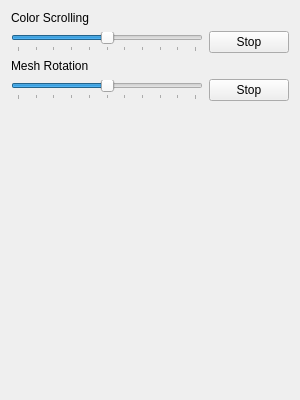
<ui version="4.0" >
 <class>AnimationPage</class>
 <widget class="QWidget" name="AnimationPage" >
  <property name="geometry" >
   <rect>
    <x>0</x>
    <y>0</y>
    <width>300</width>
    <height>400</height>
   </rect>
  </property>
  <property name="windowTitle" >
   <string>Animation</string>
  </property>
  <layout class="QVBoxLayout" >
   <item>
    <widget class="QLabel" name="labelScroll" >
     <property name="text" >
      <string>Color Scrolling</string>
     </property>
    </widget>
   </item>
   <item>
    <layout class="QHBoxLayout" >
     <item>
      <widget class="DoubleSlider" name="sliderScrolling" >
       <property name="sizePolicy" >
        <sizepolicy vsizetype="Fixed" hsizetype="Expanding" >
         <horstretch>1</horstretch>
         <verstretch>0</verstretch>
        </sizepolicy>
       </property>
       <property name="minimum" >
        <number>-100</number>
       </property>
       <property name="maximum" >
        <number>100</number>
       </property>
       <property name="orientation" >
        <enum>Qt::Horizontal</enum>
       </property>
       <property name="tickPosition" >
        <enum>QSlider::TicksBelow</enum>
       </property>
       <property name="tickInterval" >
        <number>20</number>
       </property>
      </widget>
     </item>
     <item>
      <widget class="QPushButton" name="stopScrolling" >
       <property name="text" >
        <string>Stop</string>
       </property>
      </widget>
     </item>
    </layout>
   </item>
   <item>
    <widget class="QLabel" name="labelAuto" >
     <property name="text" >
      <string>Mesh Rotation</string>
     </property>
    </widget>
   </item>
   <item>
    <layout class="QHBoxLayout" >
     <item>
      <widget class="DoubleSlider" name="sliderRotation" >
       <property name="sizePolicy" >
        <sizepolicy vsizetype="Fixed" hsizetype="Expanding" >
         <horstretch>1</horstretch>
         <verstretch>0</verstretch>
        </sizepolicy>
       </property>
       <property name="minimum" >
        <number>-100</number>
       </property>
       <property name="maximum" >
        <number>100</number>
       </property>
       <property name="orientation" >
        <enum>Qt::Horizontal</enum>
       </property>
       <property name="tickPosition" >
        <enum>QSlider::TicksBelow</enum>
       </property>
       <property name="tickInterval" >
        <number>20</number>
       </property>
      </widget>
     </item>
     <item>
      <widget class="QPushButton" name="stopRotation" >
       <property name="text" >
        <string>Stop</string>
       </property>
      </widget>
     </item>
    </layout>
   </item>
   <item>
    <spacer>
     <property name="orientation" >
      <enum>Qt::Vertical</enum>
     </property>
     <property name="sizeHint" stdset="0" >
      <size>
       <width>20</width>
       <height>40</height>
      </size>
     </property>
    </spacer>
   </item>
  </layout>
 </widget>
 <customwidgets>
  <customwidget>
   <class>DoubleSlider</class>
   <extends>QSlider</extends>
   <header>doubleslider.h</header>
  </customwidget>
 </customwidgets>
 <tabstops>
  <tabstop>sliderScrolling</tabstop>
  <tabstop>stopScrolling</tabstop>
  <tabstop>sliderRotation</tabstop>
  <tabstop>stopRotation</tabstop>
 </tabstops>
 <resources/>
 <connections/>
</ui>
